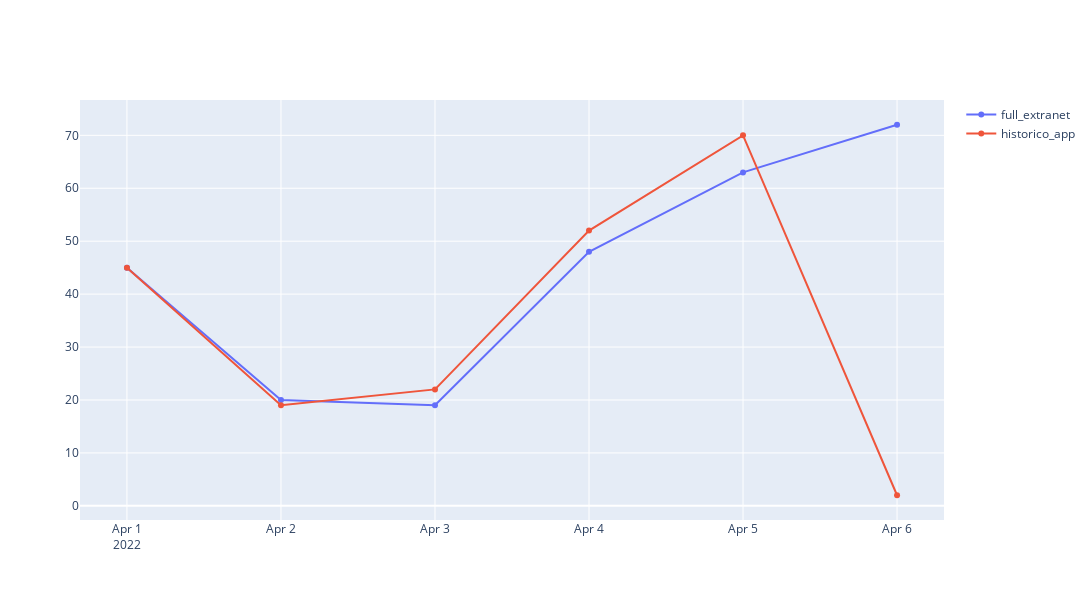

Notebook cell for this chart:
### Code cell
# Crea el gráfico
fig = go.Figure()
fig.add_trace(go.Scatter(x=comparar.index, y=comparar['full_extranet'], mode='lines+markers', name='full_extranet'))
fig.add_trace(go.Scatter(x=comparar.index, y=comparar['historico_app'], mode='lines+markers', name='historico_app'))
fig.update_layout(autosize = False, width = 1500, height = 600)
fig.show()

### Figure 1 — Plotly figure (JSON) as saved in the notebook; plotly's stock layout.template omitted (floating-point values rounded to 4 significant figures)
{"data": [{"mode": "lines+markers", "name": "full_extranet", "type": "scatter", "x": ["2022-04-01T00:00:00", "2022-04-02T00:00:00", "2022-04-03T00:00:00", "2022-04-04T00:00:00", "2022-04-05T00:00:00", "2022-04-06T00:00:00"], "y": [45, 20, 19, 48, 63, 72]}, {"mode": "lines+markers", "name": "historico_app", "type": "scatter", "x": ["2022-04-01T00:00:00", "2022-04-02T00:00:00", "2022-04-03T00:00:00", "2022-04-04T00:00:00", "2022-04-05T00:00:00", "2022-04-06T00:00:00"], "y": [45, 19, 22, 52, 70, 2]}], "layout": {"autosize": false, "height": 600, "width": 1500}}
